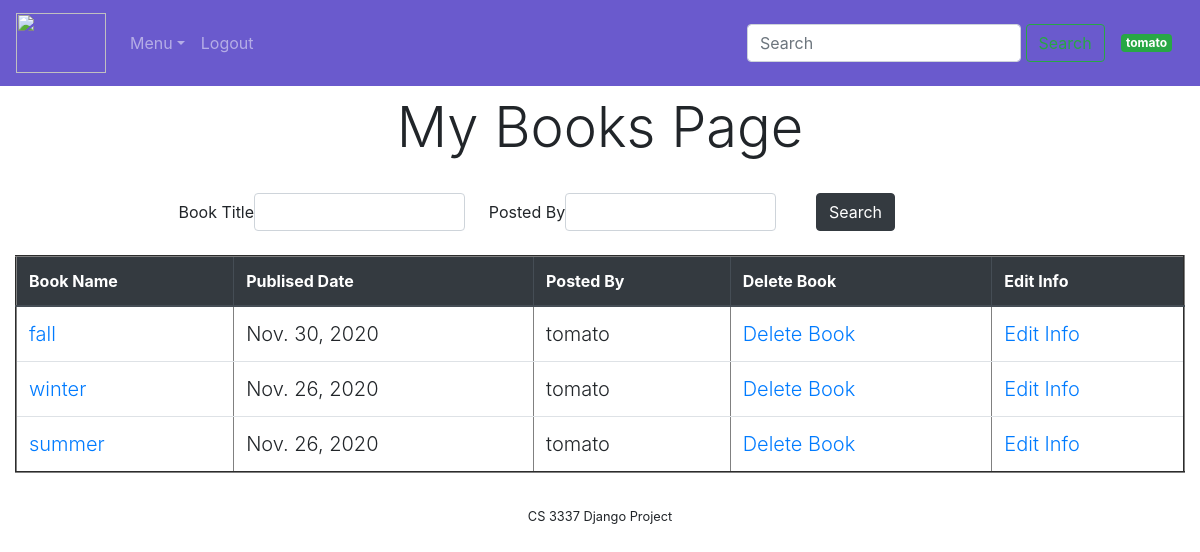
/mybooks (signed in), run on an earlier commit of the app's database.
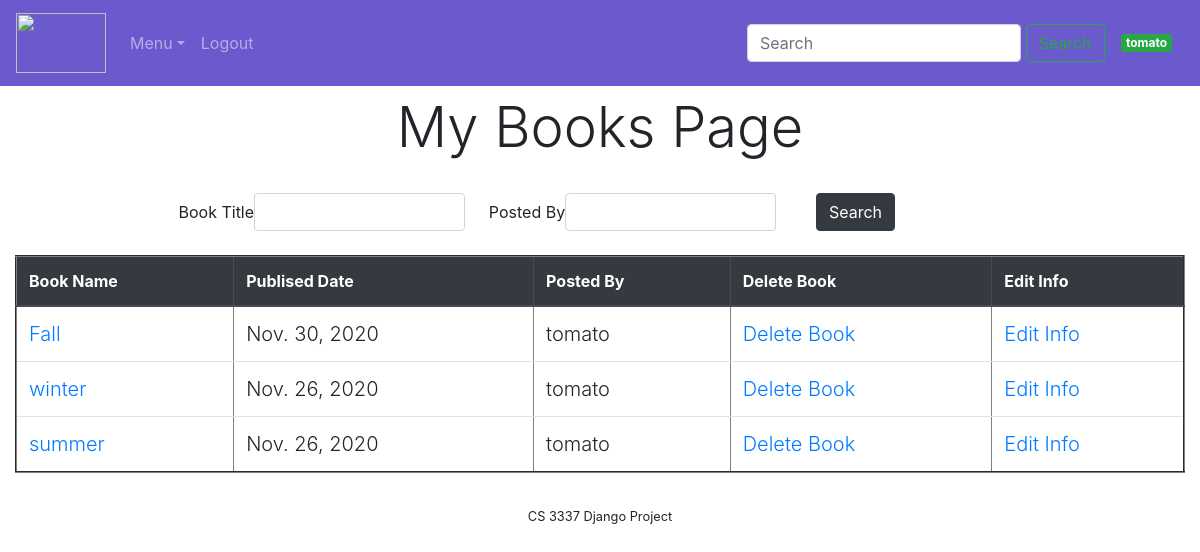
And on a later commit of the database.
### bookMng/models.py (models this page shows, shortened)
class Book(models.Model):
    name = models.CharField(max_length=200)
    web = models.URLField(max_length=200)
    price = models.DecimalField(decimal_places=2, max_digits=6)
    publishdate = models.DateField(auto_now=True)
    picture = models.FileField(upload_to='bookEx/static/uploads')
    pic_path = models.CharField(max_length=300, editable=False, blank=True)
    username = models.ForeignKey(User, blank=True, null=True, on_delete=models.CASCADE)

### bookMng/views.py (the view)
# urls.py: path('mybooks', views.mybooks, name='mybooks'),
@login_required(login_url=reverse_lazy('login'))
def mybooks(request):
    books = Book.objects.filter(username=request.user)
    myFilter = BookFilter(request.GET, queryset=books)
    books = myFilter.qs
    return render(request,
                  'bookMng/mybooks.html',
                  {
                      'item_list': MainMenu.objects.all(),
                      'books': books,
                      'myFilter': myFilter
                  }
                  )

### bookEx/templates/bookMng/mybooks.html (shortened to what this page needs)
{% extends "base.html" %}
{% load static %}
{% block content %}
<div class="container-fluid">
    <div class="container " align="center">
        <div>
            <h1 align="center" class="display-4 mx-auto my-auto px-3 py-2"> My Books Page </h1>
        </div>
    </div>
    {% include 'bookMng/filterbooks.html' %}
     <table class="table table-hover mx-auto my-4" id="my-books-table" align="center" border="2" width="800">
            <thead class="thead-dark">
            <tr>
                <th scope="col"> Book Name</th>
                <th scope="col"> Publised Date</th>
                <th scope="col">Posted By</th>
                <th scope="col">Delete Book</th>
                <th scope="col">Edit Info</th>
            </tr>
            </thead>
            {% for book in books %}
                <tr>
                    <td class="lead">
                        <a href="book_detail/{{ book.id }}" align="">
                            {{ book.name }}
                        </a>
                    </td>
                    <td class="lead">{{ book.publishdate }}</td>
                    <td class="lead">
                        {{ book.username }}
                    </td>
                    <td class="lead">
                        <a href="book_delete/{{ book.id }}">Delete Book</a>
                    </td>
                    <td class="lead">
                        <a href="edit_info/{{ book.id }}">Edit Info</a>
                    </td>
                </tr>
            {% endfor %}
     </table>
</div>
{% endblock content %}

What changed in the data, as far as the page shows it:
changed Book: name "fall" → "Fall"
